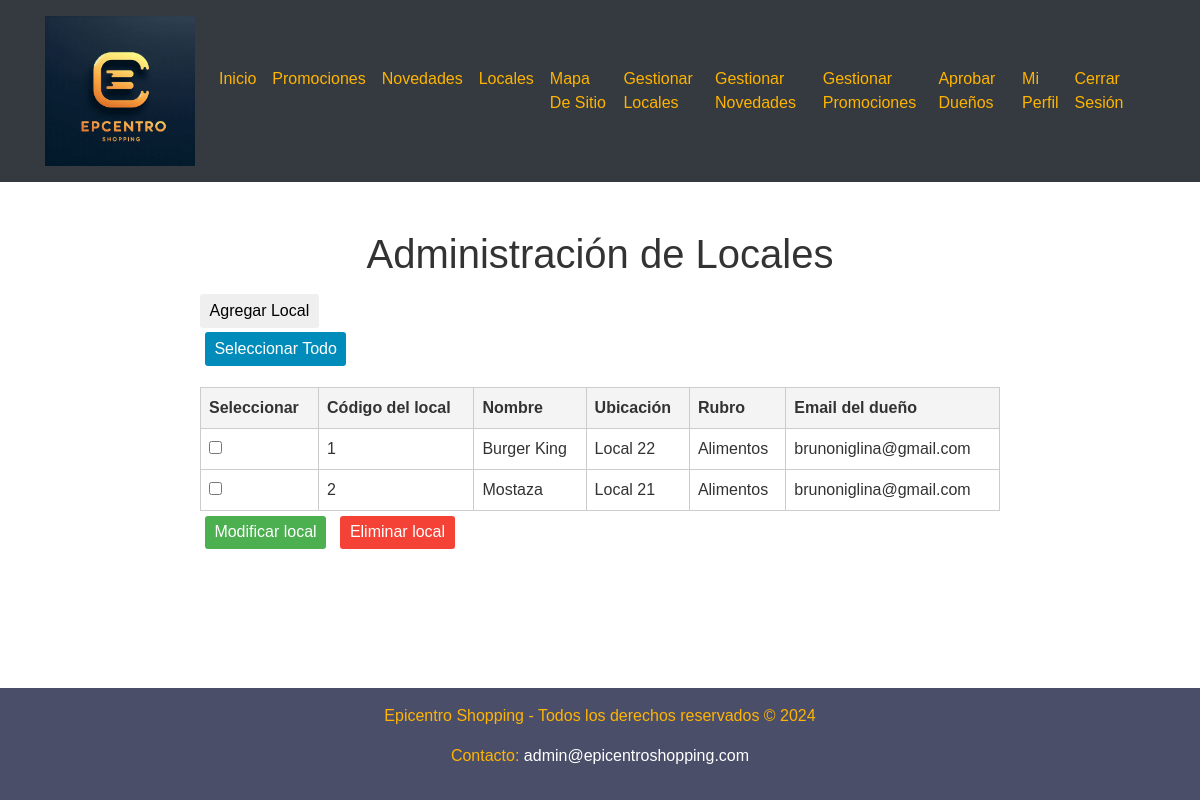
Screenshot of /admin_locales.php (signed in) with the database file from the repository.
### tables this page shows
CREATE TABLE `locales` (
  `id` int(11) NOT NULL,
  `nombre` varchar(255) NOT NULL,
  `ubicacion` varchar(50) NOT NULL,
  `rubro` varchar(20) NOT NULL,
  `idUsuario` int(11) NOT NULL
);

CREATE TABLE `usuarios` (
  `id` int(11) NOT NULL,
  `email` varchar(255) NOT NULL,
  `password` varchar(255) NOT NULL,
  `tipo` enum('Administrador','Dueño','Cliente') NOT NULL,
  `categoria` enum('Inicial','Medium','Premium') DEFAULT NULL,
  `validado` tinyint(1) DEFAULT 0,
  `token_validacion` varchar(255) DEFAULT NULL
);

### private/functions_locales.php (called while the page is built, shortened)
<?php
function get_all_locales(){
    include "../env/shopping_db.php";
    $qry_locales = "SELECT * FROM locales";
    if(!($result_locales = $conn->query($qry_locales))){
        echo "Error: " . $sql . "<br>" . $conn->error;
    }else{
        $locales = $result_locales -> fetch_all(MYSQLI_ASSOC);
        return $locales;
    };
}
?>

### private/functions_usuarios.php (called while the page is built, shortened)
<?php
function get_dueño($idUsuario){
    include '../env/shopping_db.php';
    $qry_dueño = "SELECT * FROM usuarios WHERE id = '$idUsuario' AND tipo LIKE 'Dueño'";
    if(!($result_dueño = $conn->query($qry_dueño))){
        echo "Error: " . $sql . "<br>" . $conn->error;
    }else{
        $dueño = $result_dueño -> fetch_assoc();
        return $dueño;
    };
}
?>

### public/admin_locales.php (the view, shortened to what this page needs)
<?php
include '../private/functions_locales.php';
include '../private/functions_usuarios.php';
$locales = get_all_locales();
?>
<!DOCTYPE html>
<html lang="es">
<head>
    <link rel="stylesheet" href="https://stackpath.bootstrapcdn.com/bootstrap/4.5.2/css/bootstrap.min.css">
    <link rel="stylesheet" href="../css/styles.css">
</head>
<body>
    <div class="wrapper">
        <?php include '../includes/header.php'; ?>
        <main>
            <section class="admin-section">
                <h1>Administración de Locales</h1>
                <button onclick="location.href='agregar_local.php'">Agregar Local</button>
                <?php
                if(!$locales){?>
                        <b>NO HAY LOCALES CARGADOS</b>
                    <?php }else{?>
                    <form id="localesForm" method="POST" action="../private/procesar_local.php">
                        <button type="submit" name="action" class="select-toggle" value="toggle"><?php echo (isset($_GET['select_all']) && $_GET['select_all'] == '1') ? 'Deseleccionar Todo' : 'Seleccionar Todo'; ?></button>
                        <table>
                            <thead>
                                <tr>
                                    <th>Seleccionar</th>
                                    <th>Código del local</th>
                                    <th>Nombre</th>
                                    <th>Ubicación</th>
                                    <th>Rubro</th>
                                    <th>Email del dueño</th>
                                </tr>
                            </thead>
                            <tbody>
                                <?php
                                    foreach ($locales as $local){ ?>
                                    <tr>
                                        <td><input type="checkbox" name="locales[]" value="<?php echo $local['id']; ?>" <?php echo (isset($_GET['select_all']) && $_GET['select_all'] == '1') ? 'checked' : ''; ?>></td>
                                        <td><?php echo $local['id']?></td>
                                        <td><?php echo $local['nombre']?></td>
                                        <td><?php echo $local['ubicacion']?></td>
                                        <td><?php echo $local['rubro']?></td>
                                        <?php
                                            $dueño = get_dueño($local['idUsuario']);
                                        ?>
                                        <td><?php echo $dueño['email']?></td>
                                    </tr>
                                <?php } ?>
                            </tbody>
                        </table>
                        <button type="submit" name="action" class="green" value="edit">Modificar local</button>
                        <button type="submit" name="action" class="red" value="delete">Eliminar local</button>
                    </form>
                <?php }?>
            </section>
        </main>
        <?php include '../includes/footer.php'; ?>
    </div>
</body>
</html>

### css/styles.css (style rules this page uses)
body { background-color: #fff; color: #333; font-family: Arial, sans-serif; margin: 0; padding: 0; }
main { padding: 1rem; }
.wrapper { display: grid; min-height: 100vh; grid-template-rows: auto 1fr auto; }
.admin-section { max-width: 800px; margin: 2rem auto; }
.admin-section h1 { text-align: center; margin-bottom: 1rem; }
.admin-section table { width: 100%; border-collapse: collapse; margin-top: 1rem; }
.admin-section table, .admin-section th, .admin-section td { border: 1px solid #ccc; padding: 0.5rem; }
.admin-section th { background-color: #f4f4f4; }
.admin-section button { margin-right: 0.5rem; padding: 0.3rem 0.6rem; border: none; border-radius: 3px; cursor: pointer; }
button.green { background-color: #4CAF50; color: #fff; margin: 0.3rem; border: none; border-radius: 3px; cursor: pointer; padding: 0.3rem 0.6rem; }
button.red { background-color: #f44336; color: #fff; margin: 0.3rem; border: none; border-radius: 3px; cursor: pointer; padding: 0.3rem 0.6rem; }
button.select-toggle { background-color: #008CBA; color: #fff; margin: 0.3rem; border: none; border-radius: 3px; cursor: pointer; padding: 0.3rem 0.6rem; }

### rows the page displays
locales: id "1", nombre "Burger King", ubicacion "Local 22", rubro "Alimentos", idUsuario.email "brunoniglina@gmail.com"
locales: id "2", nombre "Mostaza", ubicacion "Local 21", rubro "Alimentos", idUsuario.email "brunoniglina@gmail.com"
